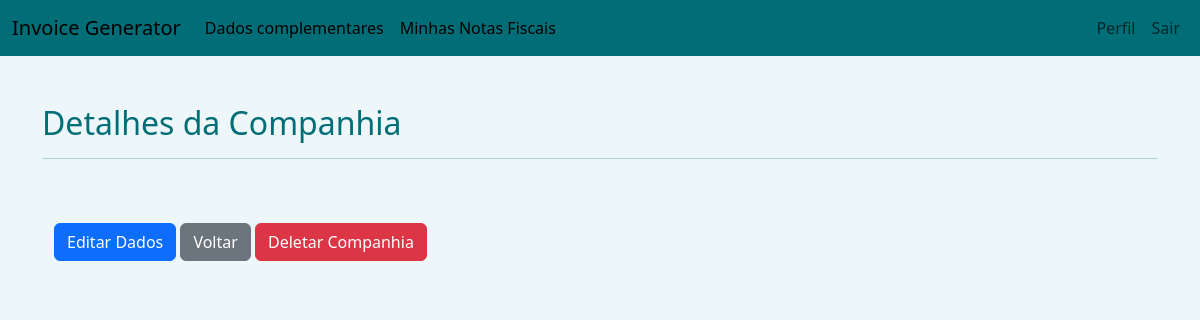
Before: /companydetails/6 (signed in) with the older database file.
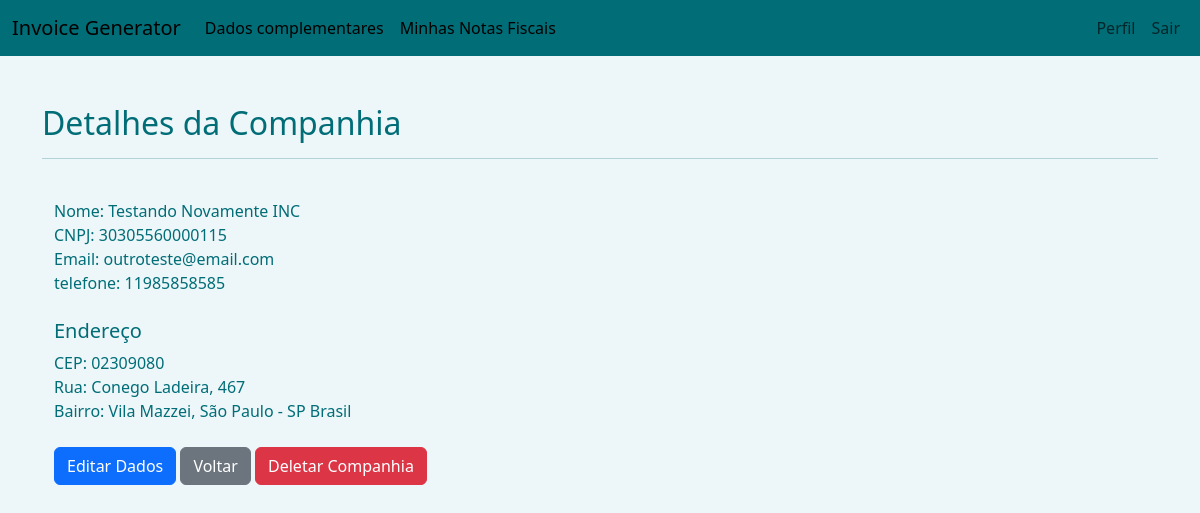
After: the same page with the newer database file.
### app/models.py (models this page shows, shortened)
class Company(models.Model):
    username = models.CharField(max_length=100)
    cnpj = models.CharField(max_length=100)
    nome = models.CharField(max_length=100)
    telefone = models.CharField(max_length=20)
    email = models.CharField(max_length=50)
    cep = models.CharField(max_length=50)
    logradouro = models.CharField(max_length=20)
    numero = models.CharField(max_length=20)
    complemento = models.CharField(max_length=20)
    bairro = models.CharField(max_length=50)
    cidade = models.CharField(max_length=50)
    estado = models.CharField(max_length=50)
    pais = models.CharField(max_length=50)

### app/views.py (the view)
# urls.py: path('companydetails/<int:id>', companydetails, name='companydetails'),
@login_required(login_url="/auth/login/")
def companydetails(request, id):
    company = Company.objects.filter(id=id)
    return render(request, 'companydetails.html', {"company":company})

### app/templates/companydetails.html (shortened to what this page needs)
{% extends 'base.html' %}
{% load static %}
{% block 'head' %}
<link rel="stylesheet" href="{% static 'css/style.css' %}"> {% endblock %}
{% block 'body' %}
<div class="container mt-5">
    <h2>Detalhes da Companhia</h2>
    <hr>
    <br>
    <div class="container">
        {% for item in company %}
        Nome: {{item.nome}}
        <br>
        CNPJ: {{item.cnpj}}
        <br>
        {% if item.email %}
        Email: {{item.email}}
        <br>
        {% endif %}
        {% if item.telefone %}
        telefone: {{item.telefone}}
        <br>
        {% endif %}
        <br>
        <h5>Endereço</h5>
        {% if item.cep %}
        CEP: {{item.cep}}
        <br>
        {% endif %}
        {% if item.logradouro %}
        Rua: {{item.logradouro}}, {{item.numero}}
        <br>
        Bairro: {{item.bairro}}, {{item.cidade}} - {{item.estado}} {{item.pais}}
        {% endif %}
        <br>
        {% endfor %}
        <br>
        <a href="#"><input type="button" class="btn btn-primary" value="Editar Dados"></a>
        <a href="{% url 'companylist' %}"><input type="button" class="btn btn-secondary" value="Voltar"></a>
        <a href="{% url 'companylist' %}"><input type="button" class="btn btn-danger" value="Deletar Companhia"></a>
    </div>
</div>
{% endblock %}

Changed rows visible on the page:
added Company: nome "Testando Novamente INC", cnpj "30305560000115", email "outroteste@email.com", telefone "11985858585", cep "02309080", logradouro "Conego Ladeira", numero "467", bairro "Vila Mazzei", cidade "São Paulo", estado "SP", pais "Brasil"
